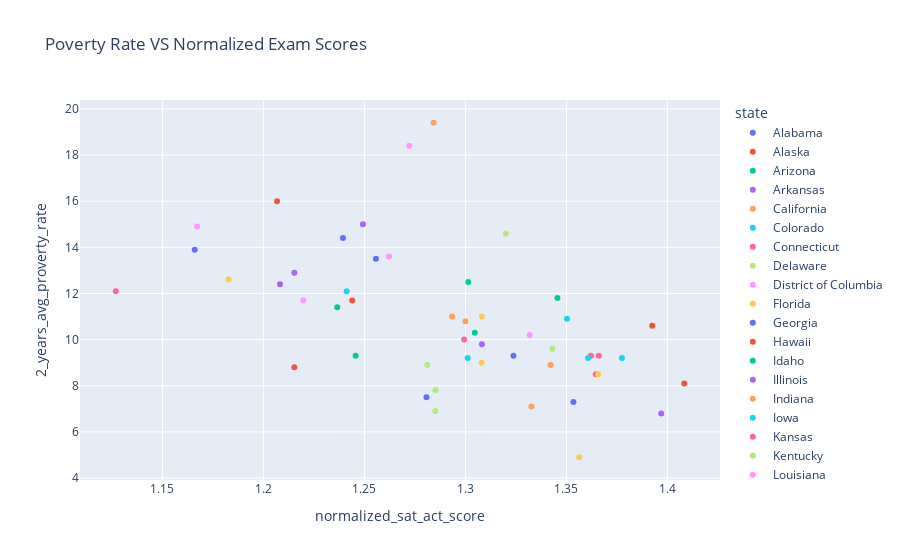

Notebook cell for this chart:
### Code cell
fig = px.scatter(merged_all_df, x="normalized_sat_act_score", y="2_years_avg_proverty_rate",color='state', title="Poverty Rate VS Normalized Exam Scores");
fig.show()

### Figure 1 — Plotly figure (JSON) as saved in the notebook; plotly's stock layout.template omitted (floating-point values rounded to 4 significant figures)
{"data": [{"hovertemplate": "state=Alabama<br>normalized_sat_act_score=%{x}<br>2_years_avg_proverty_rate=%{y}<extra></extra>", "legendgroup": "Alabama", "marker": {"color": "#636efa", "symbol": "circle"}, "mode": "markers", "name": "Alabama", "orientation": "v", "showlegend": true, "type": "scatter", "x": [1.239], "xaxis": "x", "y": [14.4], "yaxis": "y"}, {"hovertemplate": "state=Alaska<br>normalized_sat_act_score=%{x}<br>2_years_avg_proverty_rate=%{y}<extra></extra>", "legendgroup": "Alaska", "marker": {"color": "#EF553B", "symbol": "circle"}, "mode": "markers", "name": "Alaska", "orientation": "v", "showlegend": true, "type": "scatter", "x": [1.244], "xaxis": "x", "y": [11.7], "yaxis": "y"}, {"hovertemplate": "state=Arizona<br>normalized_sat_act_score=%{x}<br>2_years_avg_proverty_rate=%{y}<extra></extra>", "legendgroup": "Arizona", "marker": {"color": "#00cc96", "symbol": "circle"}, "mode": "markers", "name": "Arizona", "orientation": "v", "showlegend": true, "type": "scatter", "x": [1.237], "xaxis": "x", "y": [11.4], "yaxis": "y"}, {"hovertemplate": "state=Arkansas<br>normalized_sat_act_score=%{x}<br>2_years_avg_proverty_rate=%{y}<extra></extra>", "legendgroup": "Arkansas", "marker": {"color": "#ab63fa", "symbol": "circle"}, "mode": "markers", "name": "Arkansas", "orientation": "v", "showlegend": true, "type": "scatter", "x": [1.249], "xaxis": "x", "y": [15], "yaxis": "y"}, {"hovertemplate": "state=California<br>normalized_sat_act_score=%{x}<br>2_years_avg_proverty_rate=%{y}<extra></extra>", "legendgroup": "California", "marker": {"color": "#FFA15A", "symbol": "circle"}, "mode": "markers", "name": "California", "orientation": "v", "showlegend": true, "type": "scatter", "x": [1.293], "xaxis": "x", "y": [11], "yaxis": "y"}, {"hovertemplate": "state=Colorado<br>normalized_sat_act_score=%{x}<br>2_years_avg_proverty_rate=%{y}<extra></extra>", "legendgroup": "Colorado", "marker": {"color": "#19d3f3", "symbol": "circle"}, "mode": "markers", "name": "Colorado", "orientation": "v", "showlegend": true, "type": "scatter", "x": [1.301], "xaxis": "x", "y": [9.2], "yaxis": "y"}, {"hovertemplate": "state=Connecticut<br>normalized_sat_act_score=%{x}<br>2_years_avg_proverty_rate=%{y}<extra></extra>", "legendgroup": "Connecticut", "marker": {"color": "#FF6692", "symbol": "circle"}, "mode": "markers", "name": "Connecticut", "orientation": "v", "showlegend": true, "type": "scatter", "x": [1.362], "xaxis": "x", "y": [9.3], "yaxis": "y"}, {"hovertemplate": "state=Delaware<br>normalized_sat_act_score=%{x}<br>2_years_avg_proverty_rate=%{y}<extra></extra>", "legendgroup": "Delaware", "marker": {"color": "#B6E880", "symbol": "circle"}, "mode": "markers", "name": "Delaware", "orientation": "v", "showlegend": true, "type": "scatter", "x": [1.285], "xaxis": "x", "y": [6.9], "yaxis": "y"}, {"hovertemplate": "state=District of Columbia<br>normalized_sat_act_score=%{x}<br>2_years_avg_proverty_rate=%{y}<extra></extra>", "legendgroup": "District of Columbia", "marker": {"color": "#FF97FF", "symbol": "circle"}, "mode": "markers", "name": "District of Columbia", "orientation": "v", "showlegend": true, "type": "scatter", "x": [1.262], "xaxis": "x", "y": [13.6], "yaxis": "y"}, {"hovertemplate": "state=Florida<br>normalized_sat_act_score=%{x}<br>2_years_avg_proverty_rate=%{y}<extra></extra>", "legendgroup": "Florida", "marker": {"color": "#FECB52", "symbol": "circle"}, "mode": "markers", "name": "Florida", "orientation": "v", "showlegend": true, "type": "scatter", "x": [1.183], "xaxis": "x", "y": [12.6], "yaxis": "y"}, {"hovertemplate": "state=Georgia<br>normalized_sat_act_score=%{x}<br>2_years_avg_proverty_rate=%{y}<extra></extra>", "legendgroup": "Georgia", "marker": {"color": "#636efa", "symbol": "circle"}, "mode": "markers", "name": "Georgia", "orientation": "v", "showlegend": true, "type": "scatter", "x": [1.256], "xaxis": "x", "y": [13.5], "yaxis": "y"}, {"hovertemplate": "state=Hawaii<br>normalized_sat_act_score=%{x}<br>2_years_avg_proverty_rate=%{y}<extra></extra>", "legendgroup": "Hawaii", "marker": {"color": "#EF553B", "symbol": "circle"}, "mode": "markers", "name": "Hawaii", "orientation": "v", "showlegend": true, "type": "scatter", "x": [1.215], "xaxis": "x", "y": [8.8], "yaxis": "y"}, {"hovertemplate": "state=Idaho<br>normalized_sat_act_score=%{x}<br>2_years_avg_proverty_rate=%{y}<extra></extra>", "legendgroup": "Idaho", "marker": {"color": "#00cc96", "symbol": "circle"}, "mode": "markers", "name": "Idaho", "orientation": "v", "showlegend": true, "type": "scatter", "x": [1.246], "xaxis": "x", "y": [9.3], "yaxis": "y"}, {"hovertemplate": "state=Illinois<br>normalized_sat_act_score=%{x}<br>2_years_avg_proverty_rate=%{y}<extra></extra>", "legendgroup": "Illinois", "marker": {"color": "#ab63fa", "symbol": "circle"}, "mode": "markers", "name": "Illinois", "orientation": "v", "showlegend": true, "type": "scatter", "x": [1.308], "xaxis": "x", "y": [9.8], "yaxis": "y"}, {"hovertemplate": "state=Indiana<br>normalized_sat_act_score=%{x}<br>2_years_avg_proverty_rate=%{y}<extra></extra>", "legendgroup": "Indiana", "marker": {"color": "#FFA15A", "symbol": "circle"}, "mode": "markers", "name": "Indiana", "orientation": "v", "showlegend": true, "type": "scatter", "x": [1.3], "xaxis": "x", "y": [10.8], "yaxis": "y"}, {"hovertemplate": "state=Iowa<br>normalized_sat_act_score=%{x}<br>2_years_avg_proverty_rate=%{y}<extra></extra>", "legendgroup": "Iowa", "marker": {"color": "#19d3f3", "symbol": "circle"}, "mode": "markers", "name": "Iowa", "orientation": "v", "showlegend": true, "type": "scatter", "x": [1.377], "xaxis": "x", "y": [9.2], "yaxis": "y"}, {"hovertemplate": "state=Kansas<br>normalized_sat_act_score=%{x}<br>2_years_avg_proverty_rate=%{y}<extra></extra>", "legendgroup": "Kansas", "marker": {"color": "#FF6692", "symbol": "circle"}, "mode": "markers", "name": "Kansas", "orientation": "v", "showlegend": true, "type": "scatter", "x": [1.365], "xaxis": "x", "y": [8.5], "yaxis": "y"}, {"hovertemplate": "state=Kentucky<br>normalized_sat_act_score=%{x}<br>2_years_avg_proverty_rate=%{y}<extra></extra>", "legendgroup": "Kentucky", "marker": {"color": "#B6E880", "symbol": "circle"}, "mode": "markers", "name": "Kentucky", "orientation": "v", "showlegend": true, "type": "scatter", "x": [1.32], "xaxis": "x", "y": [14.6], "yaxis": "y"}, {"hovertemplate": "state=Louisiana<br>normalized_sat_act_score=%{x}<br>2_years_avg_proverty_rate=%{y}<extra></extra>", "legendgroup": "Louisiana", "marker": {"color": "#FF97FF", "symbol": "circle"}, "mode": "markers", "name": "Louisiana", "orientation": "v", "showlegend": true, "type": "scatter", "x": [1.272], "xaxis": "x", "y": [18.4], "yaxis": "y"}, {"hovertemplate": "state=Maine<br>normalized_sat_act_score=%{x}<br>2_years_avg_proverty_rate=%{y}<extra></extra>", "legendgroup": "Maine", "marker": {"color": "#FECB52", "symbol": "circle"}, "mode": "markers", "name": "Maine", "orientation": "v", "showlegend": true, "type": "scatter", "x": [1.308], "xaxis": "x", "y": [11], "yaxis": "y"}, {"hovertemplate": "state=Maryland<br>normalized_sat_act_score=%{x}<br>2_years_avg_proverty_rate=%{y}<extra></extra>", "legendgroup": "Maryland", "marker": {"color": "#636efa", "symbol": "circle"}, "mode": "markers", "name": "Maryland", "orientation": "v", "showlegend": true, "type": "scatter", "x": [1.281], "xaxis": "x", "y": [7.5], "yaxis": "y"}, {"hovertemplate": "state=Massachusetts<br>normalized_sat_act_score=%{x}<br>2_years_avg_proverty_rate=%{y}<extra></extra>", "legendgroup": "Massachusetts", "marker": {"color": "#EF553B", "symbol": "circle"}, "mode": "markers", "name": "Massachusetts", "orientation": "v", "showlegend": true, "type": "scatter", "x": [1.408], "xaxis": "x", "y": [8.1], "yaxis": "y"}, {"hovertemplate": "state=Michigan<br>normalized_sat_act_score=%{x}<br>2_years_avg_proverty_rate=%{y}<extra></extra>", "legendgroup": "Michigan", "marker": {"color": "#00cc96", "symbol": "circle"}, "mode": "markers", "name": "Michigan", "orientation": "v", "showlegend": true, "type": "scatter", "x": [1.305], "xaxis": "x", "y": [10.3], "yaxis": "y"}, {"hovertemplate": "state=Minnesota<br>normalized_sat_act_score=%{x}<br>2_years_avg_proverty_rate=%{y}<extra></extra>", "legendgroup": "Minnesota", "marker": {"color": "#ab63fa", "symbol": "circle"}, "mode": "markers", "name": "Minnesota", "orientation": "v", "showlegend": true, "type": "scatter", "x": [1.397], "xaxis": "x", "y": [6.8], "yaxis": "y"}, {"hovertemplate": "state=Mississippi<br>normalized_sat_act_score=%{x}<br>2_years_avg_proverty_rate=%{y}<extra></extra>", "legendgroup": "Mississippi", "marker": {"color": "#FFA15A", "symbol": "circle"}, "mode": "markers", "name": "Mississippi", "orientation": "v", "showlegend": true, "type": "scatter", "x": [1.284], "xaxis": "x", "y": [19.4], "yaxis": "y"}, {"hovertemplate": "state=Missouri<br>normalized_sat_act_score=%{x}<br>2_years_avg_proverty_rate=%{y}<extra></extra>", "legendgroup": "Missouri", "marker": {"color": "#19d3f3", "symbol": "circle"}, "mode": "markers", "name": "Missouri", "orientation": "v", "showlegend": true, "type": "scatter", "x": [1.35], "xaxis": "x", "y": [10.9], "yaxis": "y"}, {"hovertemplate": "state=Montana<br>normalized_sat_act_score=%{x}<br>2_years_avg_proverty_rate=%{y}<extra></extra>", "legendgroup": "Montana", "marker": {"color": "#FF6692", "symbol": "circle"}, "mode": "markers", "name": "Montana", "orientation": "v", "showlegend": true, "type": "scatter", "x": [1.299], "xaxis": "x", "y": [10], "yaxis": "y"}, {"hovertemplate": "state=Nebraska<br>normalized_sat_act_score=%{x}<br>2_years_avg_proverty_rate=%{y}<extra></extra>", "legendgroup": "Nebraska", "marker": {"color": "#B6E880", "symbol": "circle"}, "mode": "markers", "name": "Nebraska", "orientation": "v", "showlegend": true, "type": "scatter", "x": [1.343], "xaxis": "x", "y": [9.6], "yaxis": "y"}, {"hovertemplate": "state=Nevada<br>normalized_sat_act_score=%{x}<br>2_years_avg_proverty_rate=%{y}<extra></extra>", "legendgroup": "Nevada", "marker": {"color": "#FF97FF", "symbol": "circle"}, "mode": "markers", "name": "Nevada", "orientation": "v", "showlegend": true, "type": "scatter", "x": [1.22], "xaxis": "x", "y": [11.7], "yaxis": "y"}, {"hovertemplate": "state=New Hampshire<br>normalized_sat_act_score=%{x}<br>2_years_avg_proverty_rate=%{y}<extra></extra>", "legendgroup": "New Hampshire", "marker": {"color": "#FECB52", "symbol": "circle"}, "mode": "markers", "name": "New Hampshire", "orientation": "v", "showlegend": true, "type": "scatter", "x": [1.356], "xaxis": "x", "y": [4.9], "yaxis": "y"}, {"hovertemplate": "state=New Jersey<br>normalized_sat_act_score=%{x}<br>2_years_avg_proverty_rate=%{y}<extra></extra>", "legendgroup": "New Jersey", "marker": {"color": "#636efa", "symbol": "circle"}, "mode": "markers", "name": "New Jersey", "orientation": "v", "showlegend": true, "type": "scatter", "x": [1.353], "xaxis": "x", "y": [7.3], "yaxis": "y"}, {"hovertemplate": "state=New Mexico<br>normalized_sat_act_score=%{x}<br>2_years_avg_proverty_rate=%{y}<extra></extra>", "legendgroup": "New Mexico", "marker": {"color": "#EF553B", "symbol": "circle"}, "mode": "markers", "name": "New Mexico", "orientation": "v", "showlegend": true, "type": "scatter", "x": [1.207], "xaxis": "x", "y": [16], "yaxis": "y"}, {"hovertemplate": "state=New York<br>normalized_sat_act_score=%{x}<br>2_years_avg_proverty_rate=%{y}<extra></extra>", "legendgroup": "New York", "marker": {"color": "#00cc96", "symbol": "circle"}, "mode": "markers", "name": "New York", "orientation": "v", "showlegend": true, "type": "scatter", "x": [1.346], "xaxis": "x", "y": [11.8], "yaxis": "y"}, {"hovertemplate": "state=North Carolina<br>normalized_sat_act_score=%{x}<br>2_years_avg_proverty_rate=%{y}<extra></extra>", "legendgroup": "North Carolina", "marker": {"color": "#ab63fa", "symbol": "circle"}, "mode": "markers", "name": "North Carolina", "orientation": "v", "showlegend": true, "type": "scatter", "x": [1.215], "xaxis": "x", "y": [12.9], "yaxis": "y"}, {"hovertemplate": "state=North Dakota<br>normalized_sat_act_score=%{x}<br>2_years_avg_proverty_rate=%{y}<extra></extra>", "legendgroup": "North Dakota", "marker": {"color": "#FFA15A", "symbol": "circle"}, "mode": "markers", "name": "North Dakota", "orientation": "v", "showlegend": true, "type": "scatter", "x": [1.342], "xaxis": "x", "y": [8.9], "yaxis": "y"}, {"hovertemplate": "state=Ohio<br>normalized_sat_act_score=%{x}<br>2_years_avg_proverty_rate=%{y}<extra></extra>", "legendgroup": "Ohio", "marker": {"color": "#19d3f3", "symbol": "circle"}, "mode": "markers", "name": "Ohio", "orientation": "v", "showlegend": true, "type": "scatter", "x": [1.241], "xaxis": "x", "y": [12.1], "yaxis": "y"}, {"hovertemplate": "state=Oklahoma<br>normalized_sat_act_score=%{x}<br>2_years_avg_proverty_rate=%{y}<extra></extra>", "legendgroup": "Oklahoma", "marker": {"color": "#FF6692", "symbol": "circle"}, "mode": "markers", "name": "Oklahoma", "orientation": "v", "showlegend": true, "type": "scatter", "x": [1.127], "xaxis": "x", "y": [12.1], "yaxis": "y"}, {"hovertemplate": "state=Oregon<br>normalized_sat_act_score=%{x}<br>2_years_avg_proverty_rate=%{y}<extra></extra>", "legendgroup": "Oregon", "marker": {"color": "#B6E880", "symbol": "circle"}, "mode": "markers", "name": "Oregon", "orientation": "v", "showlegend": true, "type": "scatter", "x": [1.281], "xaxis": "x", "y": [8.9], "yaxis": "y"}, {"hovertemplate": "state=Pennsylvania<br>normalized_sat_act_score=%{x}<br>2_years_avg_proverty_rate=%{y}<extra></extra>", "legendgroup": "Pennsylvania", "marker": {"color": "#FF97FF", "symbol": "circle"}, "mode": "markers", "name": "Pennsylvania", "orientation": "v", "showlegend": true, "type": "scatter", "x": [1.332], "xaxis": "x", "y": [10.2], "yaxis": "y"}, {"hovertemplate": "state=Rhode Island<br>normalized_sat_act_score=%{x}<br>2_years_avg_proverty_rate=%{y}<extra></extra>", "legendgroup": "Rhode Island", "marker": {"color": "#FECB52", "symbol": "circle"}, "mode": "markers", "name": "Rhode Island", "orientation": "v", "showlegend": true, "type": "scatter", "x": [1.308], "xaxis": "x", "y": [9], "yaxis": "y"}, {"hovertemplate": "state=South Carolina<br>normalized_sat_act_score=%{x}<br>2_years_avg_proverty_rate=%{y}<extra></extra>", "legendgroup": "South Carolina", "marker": {"color": "#636efa", "symbol": "circle"}, "mode": "markers", "name": "South Carolina", "orientation": "v", "showlegend": true, "type": "scatter", "x": [1.166], "xaxis": "x", "y": [13.9], "yaxis": "y"}, {"hovertemplate": "state=South Dakota<br>normalized_sat_act_score=%{x}<br>2_years_avg_proverty_rate=%{y}<extra></extra>", "legendgroup": "South Dakota", "marker": {"color": "#EF553B", "symbol": "circle"}, "mode": "markers", "name": "South Dakota", "orientation": "v", "showlegend": true, "type": "scatter", "x": [1.393], "xaxis": "x", "y": [10.6], "yaxis": "y"}, {"hovertemplate": "state=Tennessee<br>normalized_sat_act_score=%{x}<br>2_years_avg_proverty_rate=%{y}<extra></extra>", "legendgroup": "Tennessee", "marker": {"color": "#00cc96", "symbol": "circle"}, "mode": "markers", "name": "Tennessee", "orientation": "v", "showlegend": true, "type": "scatter", "x": [1.301], "xaxis": "x", "y": [12.5], "yaxis": "y"}, {"hovertemplate": "state=Texas<br>normalized_sat_act_score=%{x}<br>2_years_avg_proverty_rate=%{y}<extra></extra>", "legendgroup": "Texas", "marker": {"color": "#ab63fa", "symbol": "circle"}, "mode": "markers", "name": "Texas", "orientation": "v", "showlegend": true, "type": "scatter", "x": [1.208], "xaxis": "x", "y": [12.4], "yaxis": "y"}, {"hovertemplate": "state=Utah<br>normalized_sat_act_score=%{x}<br>2_years_avg_proverty_rate=%{y}<extra></extra>", "legendgroup": "Utah", "marker": {"color": "#FFA15A", "symbol": "circle"}, "mode": "markers", "name": "Utah", "orientation": "v", "showlegend": true, "type": "scatter", "x": [1.333], "xaxis": "x", "y": [7.1], "yaxis": "y"}, {"hovertemplate": "state=Vermont<br>normalized_sat_act_score=%{x}<br>2_years_avg_proverty_rate=%{y}<extra></extra>", "legendgroup": "Vermont", "marker": {"color": "#19d3f3", "symbol": "circle"}, "mode": "markers", "name": "Vermont", "orientation": "v", "showlegend": true, "type": "scatter", "x": [1.361], "xaxis": "x", "y": [9.2], "yaxis": "y"}, {"hovertemplate": "state=Virginia<br>normalized_sat_act_score=%{x}<br>2_years_avg_proverty_rate=%{y}<extra></extra>", "legendgroup": "Virginia", "marker": {"color": "#FF6692", "symbol": "circle"}, "mode": "markers", "name": "Virginia", "orientation": "v", "showlegend": true, "type": "scatter", "x": [1.366], "xaxis": "x", "y": [9.3], "yaxis": "y"}, {"hovertemplate": "state=Washington<br>normalized_sat_act_score=%{x}<br>2_years_avg_proverty_rate=%{y}<extra></extra>", "legendgroup": "Washington", "marker": {"color": "#B6E880", "symbol": "circle"}, "mode": "markers", "name": "Washington", "orientation": "v", "showlegend": true, "type": "scatter", "x": [1.285], "xaxis": "x", "y": [7.8], "yaxis": "y"}, {"hovertemplate": "state=West Virginia<br>normalized_sat_act_score=%{x}<br>2_years_avg_proverty_rate=%{y}<extra></extra>", "legendgroup": "West Virginia", "marker": {"color": "#FF97FF", "symbol": "circle"}, "mode": "markers", "name": "West Virginia", "orientation": "v", "showlegend": true, "type": "scatter", "x": [1.167], "xaxis": "x", "y": [14.9], "yaxis": "y"}, {"hovertemplate": "state=Wisconsin<br>normalized_sat_act_score=%{x}<br>2_years_avg_proverty_rate=%{y}<extra></extra>", "legendgroup": "Wisconsin", "marker": {"color": "#FECB52", "symbol": "circle"}, "mode": "markers", "name": "Wisconsin", "orientation": "v", "showlegend": true, "type": "scatter", "x": [1.366], "xaxis": "x", "y": [8.5], "yaxis": "y"}, {"hovertemplate": "state=Wyoming<br>normalized_sat_act_score=%{x}<br>2_years_avg_proverty_rate=%{y}<extra></extra>", "legendgroup": "Wyoming", "marker": {"color": "#636efa", "symbol": "circle"}, "mode": "markers", "name": "Wyoming", "orientation": "v", "showlegend": true, "type": "scatter", "x": [1.324], "xaxis": "x", "y": [9.3], "yaxis": "y"}], "layout": {"legend": {"title": {"text": "state"}, "tracegroupgap": 0}, "title": {"text": "Poverty Rate VS Normalized Exam Scores"}, "xaxis": {"anchor": "y", "domain": [0, 1], "title": {"text": "normalized_sat_act_score"}}, "yaxis": {"anchor": "x", "domain": [0, 1], "title": {"text": "2_years_avg_proverty_rate"}}}}
